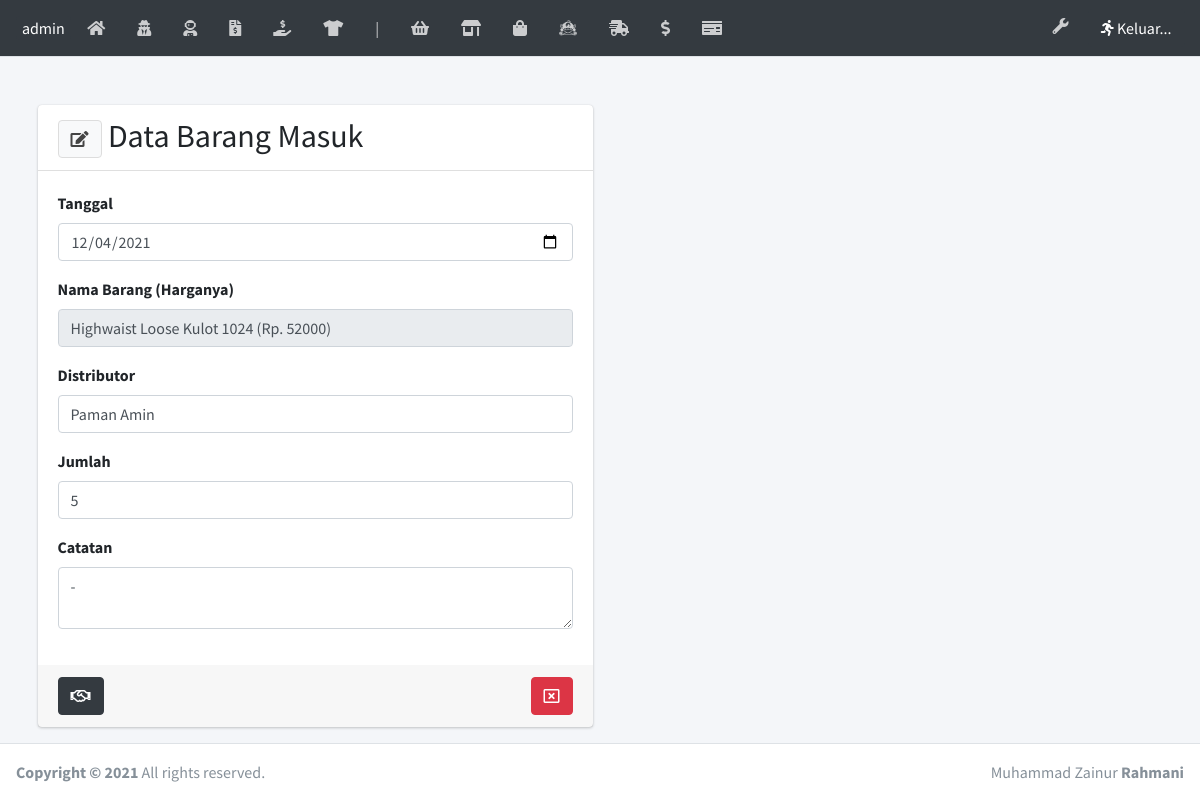
The app's page /laman/tanammasuk_edit.php?idtanammasuk=19 with its own data.
### tables this page shows
CREATE TABLE `tanammasuk` (
  `idtanammasuk` int(5) NOT NULL,
  `idtanam` int(5) NOT NULL,
  `tgl` date NOT NULL,
  `jumlah` int(5) NOT NULL,
  `hargamasuk` float NOT NULL,
  `sumber` varchar(80) NOT NULL,
  `catatan` text NOT NULL
);

CREATE TABLE `tanam` (
  `idtanam` int(5) NOT NULL,
  `namatanam` varchar(80) NOT NULL,
  `kategori` varchar(30) NOT NULL,
  `modal` float NOT NULL,
  `harga` float NOT NULL,
  `deskripsi` text NOT NULL,
  `gambar` text NOT NULL,
  `stok` int(4) NOT NULL,
  `harga_r` float NOT NULL,
  `terjual` int(10) NOT NULL,
  `cekflash` int(1) NOT NULL
);

### laman/tanammasuk_edit.php (the view, shortened to what this page needs)
<?php require('headernya.php');
	$idtanammasuk = $_GET['idtanammasuk'];
	$query = mysqli_query($kon, "SELECT * FROM tanammasuk INNER JOIN tanam ON tanammasuk.idtanam = tanam.idtanam WHERE idtanammasuk = '$idtanammasuk'");
	$data  = mysqli_fetch_array($query);
?>
  <div class="content-wrapper">
    <br><br>
    <section class="content">
      <div class="container">
        <div class="row">
          <div class="col-md-6 col-sm-12">
            <div class="card">
              <div class="card-header">
                <h2 style="display:inline;"><button class="btn btn-default" type="button" data-toggle="tooltip" data-placement="bottom" title="Ubah"><i class="fas fa-edit"></i></button> Data Barang Masuk</h2>
              </div>
              <div class="card-body">
                <form action="" method="POST" autocomplete="off">
                  <div class="form-group">
                    <label>Tanggal</label>
                    <input type="date" class="form-control" name="tgl" value="<?= $data['tgl'] ?>">
                  </div>
                  <td>
                  <div class="form-group">
                    <label>Nama Barang (Harganya)</label>
                    <input type="text" class="form-control" name="namatanam" value="<?= $data['namatanam'].' (Rp. '.$data['hargamasuk'].')' ?>" readonly>
                  </div>
                  <div class="form-group">
                    <label>Distributor</label>
                    <input type="text" class="form-control" name="sumber" value="<?= $data['sumber'] ?>">
                  </div>
                  <div class="form-group">
                    <label>Jumlah</label>
                    <input type="number" class="form-control" name="jumlah" value="<?= $data['jumlah'] ?>">
                  </div>
                  <div class="form-group">
                    <label>Catatan</label>
                    <textarea class="form-control" name="catatan"><?= $data['catatan'] ?></textarea>
                  </div>
                </div>
                <div class="card-footer">
                  <button type="submit" name="simpan" class="btn btn-dark" data-toggle="tooltip" data-placement="bottom" title="Simpan"><i class="far fa-handshake"></i></button>
                  <button type="button" onclick="window.location='tanammasuk.php';" data-toggle="tooltip" data-placement="bottom" title="Kembali" class="btn btn-danger float-right">
                    <i class="far fa-window-close"></i></button>
                </div>
            	</div>
            </div>
        </div>
      </section>
  </div>
<?php require('footernya.php') ?>

### records on screen
tanammasuk: tgl "12/04/2021", namatanam "Highwaist Loose Kulot 1024 (Rp. 52000)", sumber "Paman Amin", jumlah "5", catatan "-"
